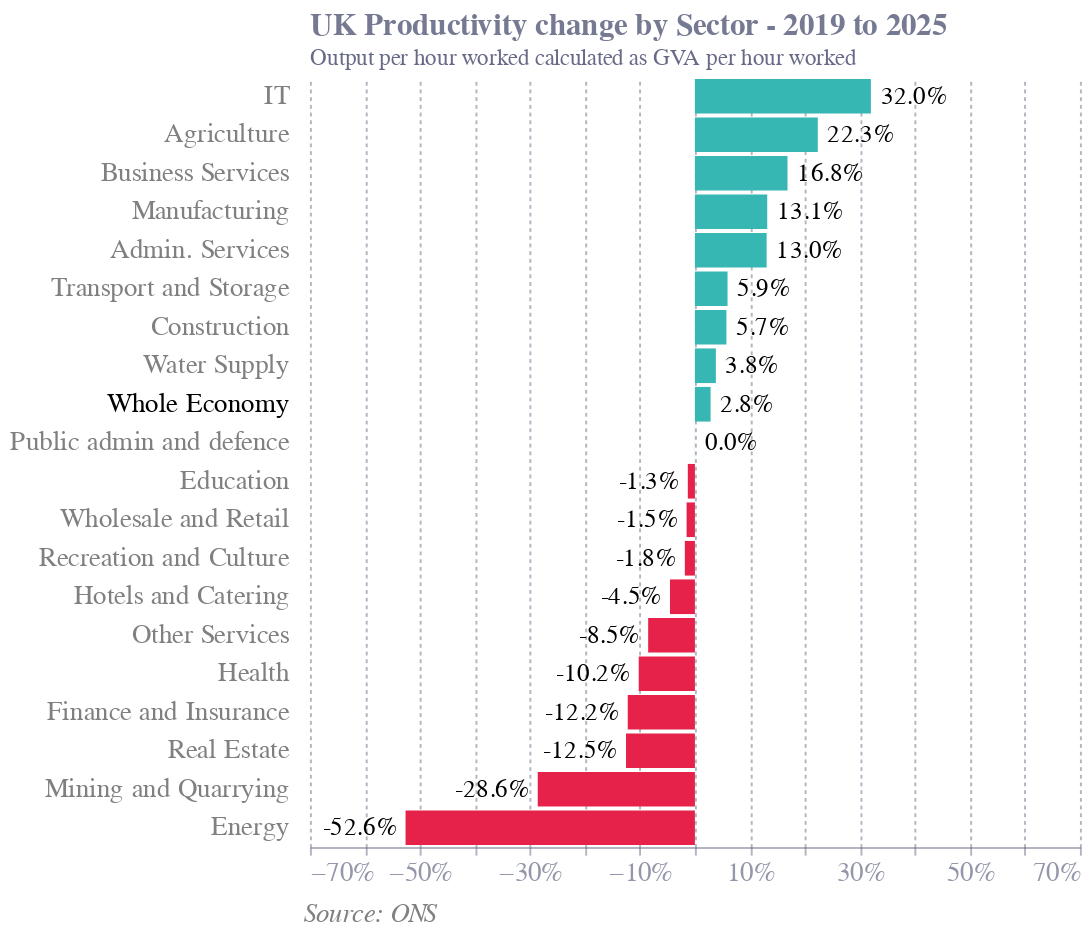

This figure's notebook cell:
### Code cell
sector_gva_delta['OPHW_tooltip'] = sector_gva_delta['Output per hour worked'].apply(lambda x: f"{x*100:.1f}%")

# Sort the dataframe by Output per hour worked descending for consistent y-axis order
sector_gva_delta_sorted = sector_gva_delta.sort_values('Output per hour worked', ascending=False)
industry_order = sector_gva_delta_sorted['Industry'].tolist()

# Bar chart with y-axis labels hidden
bar = alt.Chart(sector_gva_delta_sorted).mark_bar().encode(
    y=alt.Y('Industry', sort=industry_order, axis=None),
    x=alt.X('Output per hour worked', axis=alt.Axis(labelFontSize=14, format='%'), scale=alt.Scale(domain=[-0.65, 0.65])),
    tooltip=[alt.Tooltip('Industry', title='Sector'), alt.Tooltip('OPHW_tooltip', title='Output per Hour Worked Change')],
    color=alt.condition(
        alt.datum['Output per hour worked'] > 0,
        alt.value('#36b7b4'),
        alt.value('#e6224b')
    )
)

# Overlay custom y-axis labels with color for Whole Economy
y_labels = alt.Chart(sector_gva_delta_sorted).mark_text(align='right', baseline='middle', dx=-10, fontSize=14).encode(
    y=alt.Y('Industry', sort=industry_order),
    x=alt.value(-0.62),
    text=alt.Text('Industry'),
    color=alt.condition(
        alt.datum['Industry'] == 'Whole Economy',
        alt.value('black'),
        alt.value('gray')
    ),
)

# Text labels for positive change sectors
text_pos = alt.Chart(sector_gva_delta_sorted).mark_text(dx=5, align='left', baseline='middle', fontSize=13).encode(
    y=alt.Y('Industry', sort=industry_order),
    x=alt.X('Output per hour worked'),
    text=alt.Text('OPHW_tooltip'),
    color=alt.value('black'),
).transform_filter(alt.datum['Output per hour worked'] > 0)

# Text labels for negative change sectors
text_neg = alt.Chart(sector_gva_delta_sorted).mark_text(dx=-5, align='right', baseline='middle', fontSize=13).encode(
    y=alt.Y('Industry', sort=industry_order),
    x=alt.X('Output per hour worked'),
    text=alt.Text('OPHW_tooltip'),
    color=alt.value('black'),
).transform_filter(alt.datum['Output per hour worked'] <= 0)

# Add a source text box at the bottom
source_box = alt.Chart(pd.DataFrame({'x': [0], 'y': [-1], 'text': ['Source: ONS']})).mark_text(align='left', fontSize=14, fontStyle='italic', color='gray').encode(
    x=alt.value(-10),
    y=alt.value(435),
    text='text'
)

final_chart = (bar + y_labels + text_pos + text_neg + source_box).properties(
    title=alt.TitleParams(text='UK Productivity change by Sector - 2019 to 2025', subtitle='Output per hour worked calculated as GVA per hour worked', fontSize=16),
    width=400,
    height=400
)

final_chart

### Figure 1 — Vega-Lite specification as saved in the notebook (floating-point values rounded to 4 significant figures)
{"config": {"font": "Circular Std", "text": {"color": "#676A86", "align": "left", "baseline": "middle", "dx": 7, "dy": 0, "fontSize": 11}, "view": {"stroke": null, "continuousWidth": 400, "continuousHeight": 300, "discreteWidth": 400, "discreteHeight": 300}, "range": {"category": ["#36B7B4", "#E6224B", "#F4C245", "#0063AF", "#00A767", "#179FDB", "#EB5C2E"], "diverging": ["#E6224B", "#E54753", "#C9C9C9", "#179FDB", "#122B39"], "heatmap": ["#C9C9C9", "#179FDB", "#0063AF", "#122B39"], "ordinal": ["#00A767", "#36B7B4", "#179FDB", "#0063AF", "#243B5A"]}, "bar": {"color": "#179fdb"}, "line": {"color": "#e6224b"}, "rule": {"color": "#676A86"}, "area": {"opacity": 0.3}, "point": {"filled": true, "size": 80, "color": "#e6224b", "opacity": 0.95}, "geoshape": {"stroke": "white", "strokeWidth": 0.3}, "rect": {"fill": "#d6d4d4", "opacity": 0.3}, "axis": {"labelColor": "#676A86", "labelFontSize": 11, "labelFont": "Circular Std", "labelOpacity": 0.7, "tickColor": "#676A86", "tickOpacity": 0.5, "domainColor": "#676A86", "domainOpacity": 0.5, "gridColor": "#676A86", "gridDash": [2, 2], "gridOpacity": 0.5, "title": null, "titleColor": "#676A86", "titleOpacity": 0.8, "tickSize": 4}, "axisXDiscrete": {"grid": false, "labelAngle": 0, "tickCount": 10, "tickOpacity": 0.5, "title": null}, "axisYDiscrete": {"ticks": false, "labelPadding": 5}, "axisXTemporal": {"grid": false, "ticks": true}, "axisXQuantitative": {"grid": true}, "axisYQuantitative": {"gridColor": "#676A86", "gridDash": [1, 5], "gridOpacity": 0.5, "ticks": false, "labelPadding": 5, "tickCount": 8, "titleAngle": 0, "titleAlign": "left", "titleBaseline": "bottom", "titleX": 0, "titleY": -5}, "title": {"color": "#676A86E6", "subtitleColor": "#676A86", "font": "Circular Std", "subtitleFont": "Circular Std", "anchor": "start", "fontSize": 14, "subtitleFontSize": 12, "subtitlePadding": 4, "offset": 0, "frame": "group"}, "legend": {"titleColor": "#122b39", "title": null, "labelColor": "#122b39", "labelFontSize": 11}}, "layer": [{"mark": {"type": "bar"}, "encoding": {"color": {"condition": {"test": "(datum['Output per hour worked'] > 0)", "value": "#36b7b4"}, "value": "#e6224b"}, "tooltip": [{"field": "Industry", "title": "Sector", "type": "nominal"}, {"field": "OPHW_tooltip", "title": "Output per Hour Worked Change", "type": "nominal"}], "x": {"axis": {"format": "%", "labelFontSize": 14}, "field": "Output per hour worked", "scale": {"domain": [-0.65, 0.65]}, "type": "quantitative"}, "y": {"axis": null, "field": "Industry", "sort": ["IT", "Agriculture", "Business Services", "Manufacturing", "Admin. Services", "Transport and Storage", "Construction", "Water Supply", "Whole Economy", "Public admin and defence", "Education", "Wholesale and Retail", "Recreation and Culture", "Hotels and Catering", "Other Services", "Health", "Finance and Insurance", "Real Estate", "Mining and Quarrying", "Energy"], "type": "nominal"}}}, {"mark": {"type": "text", "align": "right", "baseline": "middle", "dx": -10, "fontSize": 14}, "encoding": {"color": {"condition": {"test": "(datum['Industry'] === 'Whole Economy')", "value": "black"}, "value": "gray"}, "text": {"field": "Industry", "type": "nominal"}, "x": {"value": -0.62}, "y": {"field": "Industry", "sort": ["IT", "Agriculture", "Business Services", "Manufacturing", "Admin. Services", "Transport and Storage", "Construction", "Water Supply", "Whole Economy", "Public admin and defence", "Education", "Wholesale and Retail", "Recreation and Culture", "Hotels and Catering", "Other Services", "Health", "Finance and Insurance", "Real Estate", "Mining and Quarrying", "Energy"], "type": "nominal"}}}, {"mark": {"type": "text", "align": "left", "baseline": "middle", "dx": 5, "fontSize": 13}, "encoding": {"color": {"value": "black"}, "text": {"field": "OPHW_tooltip", "type": "nominal"}, "x": {"field": "Output per hour worked", "type": "quantitative"}, "y": {"field": "Industry", "sort": ["IT", "Agriculture", "Business Services", "Manufacturing", "Admin. Services", "Transport and Storage", "Construction", "Water Supply", "Whole Economy", "Public admin and defence", "Education", "Wholesale and Retail", "Recreation and Culture", "Hotels and Catering", "Other Services", "Health", "Finance and Insurance", "Real Estate", "Mining and Quarrying", "Energy"], "type": "nominal"}}, "transform": [{"filter": "(datum['Output per hour worked'] > 0)"}]}, {"mark": {"type": "text", "align": "right", "baseline": "middle", "dx": -5, "fontSize": 13}, "encoding": {"color": {"value": "black"}, "text": {"field": "OPHW_tooltip", "type": "nominal"}, "x": {"field": "Output per hour worked", "type": "quantitative"}, "y": {"field": "Industry", "sort": ["IT", "Agriculture", "Business Services", "Manufacturing", "Admin. Services", "Transport and Storage", "Construction", "Water Supply", "Whole Economy", "Public admin and defence", "Education", "Wholesale and Retail", "Recreation and Culture", "Hotels and Catering", "Other Services", "Health", "Finance and Insurance", "Real Estate", "Mining and Quarrying", "Energy"], "type": "nominal"}}, "transform": [{"filter": "(datum['Output per hour worked'] <= 0)"}]}, {"data": {"name": "data-022654f8dcd980be136bb770f26c8717"}, "mark": {"type": "text", "align": "left", "color": "gray", "fontSize": 14, "fontStyle": "italic"}, "encoding": {"text": {"field": "text", "type": "nominal"}, "x": {"value": -10}, "y": {"value": 435}}}], "data": {"name": "data-c89fdf8c6e85e9c02af5df85d7e31a6c"}, "height": 400, "title": {"text": "UK Productivity change by Sector - 2019 to 2025", "fontSize": 16, "subtitle": "Output per hour worked calculated as GVA per hour worked"}, "width": 400, "$schema": "https://vega.github.io/schema/vega-lite/v5.20.1.json", "datasets": {"data-c89fdf8c6e85e9c02af5df85d7e31a6c": [{"Industry": "IT", "GVA": 0.4111, "Hours worked": 0.06907, "Output per hour worked": 0.3199, "OPHW_tooltip": "32.0%"}, {"Industry": "Agriculture", "GVA": 0.05719, "Hours worked": -0.1359, "Output per hour worked": 0.2234, "OPHW_tooltip": "22.3%"}, {"Industry": "Business Services", "GVA": 0.2715, "Hours worked": 0.08828, "Output per hour worked": 0.1683, "OPHW_tooltip": "16.8%"}, {"Industry": "Manufacturing", "GVA": 0.04636, "Hours worked": -0.0752, "Output per hour worked": 0.1315, "OPHW_tooltip": "13.1%"}, {"Industry": "Admin. Services", "GVA": 0.1132, "Hours worked": -0.01519, "Output per hour worked": 0.1304, "OPHW_tooltip": "13.0%"}, {"Industry": "Transport and Storage", "GVA": 0.0631, "Hours worked": 0.003587, "Output per hour worked": 0.0593, "OPHW_tooltip": "5.9%"}, {"Industry": "Construction", "GVA": 0.04375, "Hours worked": -0.01276, "Output per hour worked": 0.05725, "OPHW_tooltip": "5.7%"}, {"Industry": "Water Supply", "GVA": 0.1599, "Hours worked": 0.1173, "Output per hour worked": 0.03808, "OPHW_tooltip": "3.8%"}, {"Industry": "Whole Economy", "GVA": 0.05825, "Hours worked": 0.02893, "Output per hour worked": 0.0285, "OPHW_tooltip": "2.8%"}, {"Industry": "Public admin and defence", "GVA": 0.1702, "Hours worked": 0.17, "Output per hour worked": 0.0001527, "OPHW_tooltip": "0.0%"}, {"Industry": "Education", "GVA": 0.04637, "Hours worked": 0.06008, "Output per hour worked": -0.01293, "OPHW_tooltip": "-1.3%"}, {"Industry": "Wholesale and Retail", "GVA": -0.0837, "Hours worked": -0.06958, "Output per hour worked": -0.01518, "OPHW_tooltip": "-1.5%"}, {"Industry": "Recreation and Culture", "GVA": 0.0342, "Hours worked": 0.05356, "Output per hour worked": -0.01838, "OPHW_tooltip": "-1.8%"}, {"Industry": "Hotels and Catering", "GVA": -0.03453, "Hours worked": 0.01126, "Output per hour worked": -0.04528, "OPHW_tooltip": "-4.5%"}, {"Industry": "Other Services", "GVA": -0.06509, "Hours worked": 0.02179, "Output per hour worked": -0.08503, "OPHW_tooltip": "-8.5%"}, {"Industry": "Health", "GVA": 0.04173, "Hours worked": 0.1603, "Output per hour worked": -0.1022, "OPHW_tooltip": "-10.2%"}, {"Industry": "Finance and Insurance", "GVA": -0.08282, "Hours worked": 0.0448, "Output per hour worked": -0.1221, "OPHW_tooltip": "-12.2%"}, {"Industry": "Real Estate", "GVA": 0.0605, "Hours worked": 0.2124, "Output per hour worked": -0.1253, "OPHW_tooltip": "-12.5%"}, {"Industry": "Mining and Quarrying", "GVA": -0.3847, "Hours worked": -0.1385, "Output per hour worked": -0.2858, "OPHW_tooltip": "-28.6%"}, {"Industry": "Energy", "GVA": -0.4965, "Hours worked": 0.0625, "Output per hour worked": -0.5261, "OPHW_tooltip": "-52.6%"}], "data-022654f8dcd980be136bb770f26c8717": [{"x": 0, "y": -1, "text": "Source: ONS"}]}}
